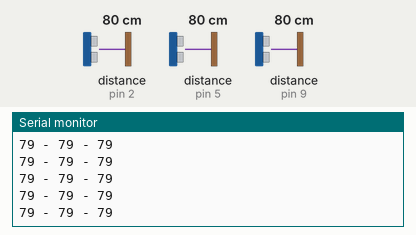
Bench run of a sketch on a simulated Arduino Uno, built with avr-gcc and run on an emulated ATmega328P. On the bench: the last lines printed to the serial monitor. Wiring (inferred from the names in the program): 3 × ultrasonic range finder: trigger pin 3, echo pin 2 / trigger pin 4, echo pin 5 / trigger pin 7, echo pin 9. Inputs (shaded band) come from the test bench; at power-on: distance to the obstacle (sensors on pin 2, pin 5, pin 9) 80 cm. The echo pulse lasts 58.3 µs per cm.

Above: at 1.2 s.
1.3 s: distance to the obstacle (sensor on pin 2) set to 60 cm
At 2.1 s:
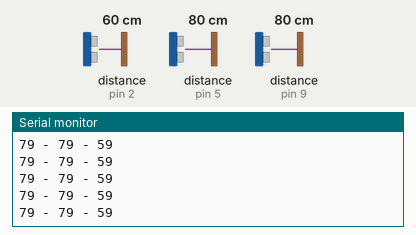
4.3 s: distance to the obstacle (sensor on pin 5) set to 18 cm
At 5.4 s:
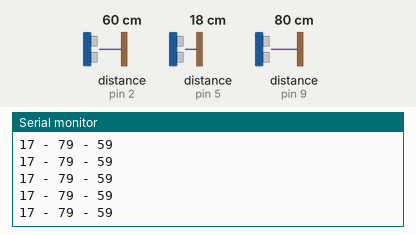
7.3 s: distance to the obstacle (sensor on pin 5) set to 120 cm
At 8.0 s:
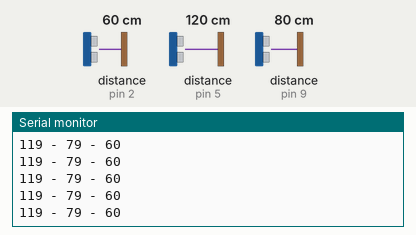
10.3 s: distance to the obstacle (sensor on pin 9) set to 120 cm
At 10.9 s:
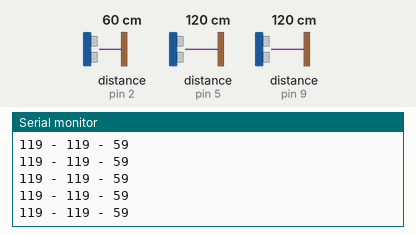
13.3 s: distance to the obstacle (sensor on pin 2) set to 2 cm
At 14.1 s:
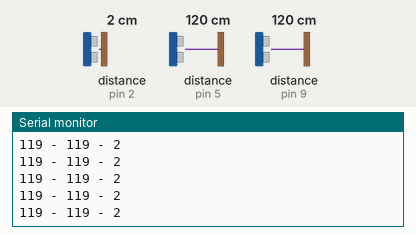
14.8 s: distance to the obstacle (sensor on pin 9) set to 2 cm
At 15.6 s:
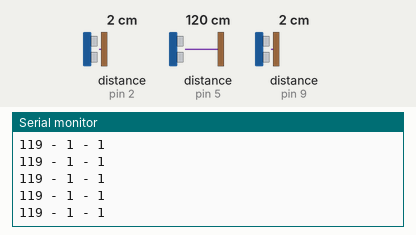
Timing chart, 0 to 17.3 s (numbered marks = the images above; inputs shaded):
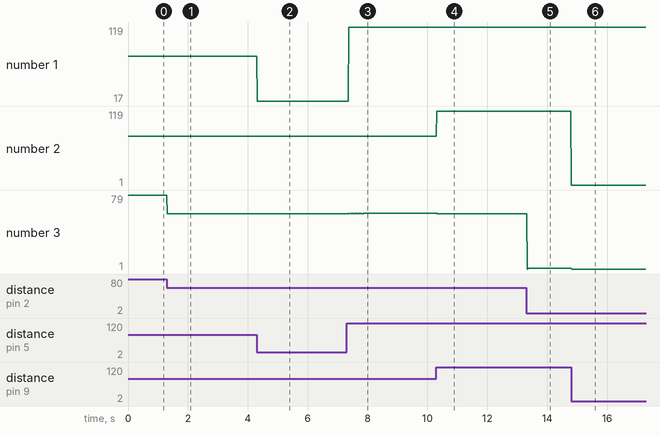

The sketch:

3us.ino
```cpp
#define trigPin1 3
#define echoPin1 2
#define trigPin2 4
#define echoPin2 5
#define trigPin3 7
#define echoPin3 9

long duration, distance, RightSensor,BackSensor,FrontSensor,LeftSensor;

void setup()
{
Serial.begin (9600);
pinMode(trigPin1, OUTPUT);
pinMode(echoPin1, INPUT);
pinMode(trigPin2, OUTPUT);
pinMode(echoPin2, INPUT);
pinMode(trigPin3, OUTPUT);
pinMode(echoPin3, INPUT);
}

void loop() {
SonarSensor(trigPin1, echoPin1);
RightSensor = distance;
SonarSensor(trigPin2, echoPin2);
LeftSensor = distance;
SonarSensor(trigPin3, echoPin3);
FrontSensor = distance;

Serial.print(LeftSensor);
Serial.print(" - ");
Serial.print(FrontSensor);
Serial.print(" - ");
Serial.println(RightSensor);
}

void SonarSensor(int trigPin,int echoPin)
{
digitalWrite(trigPin, LOW);
delayMicroseconds(2);
digitalWrite(trigPin, HIGH);
delayMicroseconds(10);
digitalWrite(trigPin, LOW);
duration = pulseIn(echoPin, HIGH);
distance = (duration/2) / 29.1;

}
```

Measured:
- after the input at 1.3 s, the serial monitor: prints a new line at once (image 1)
- after the input at 4.3 s, the serial monitor: prints a new line at once (image 2)
- after the input at 7.3 s, the serial monitor: prints a new line after 0.07 s (image 3)
- after the input at 10.3 s, the serial monitor: prints a new line at once (image 4)
- after the input at 13.3 s, the serial monitor: prints a new line at once (image 5)
- after the input at 14.8 s, the serial monitor: prints a new line at once (image 6)
- plotted number 1: 79 → 17 after the input at 4.3 s, 17 → 119 after the input at 7.3 s
- plotted number 3: 79 → 59 after the input at 1.3 s, 59 → 60 after the input at 7.3 s, 59 → 2 after the input at 13.3 s
